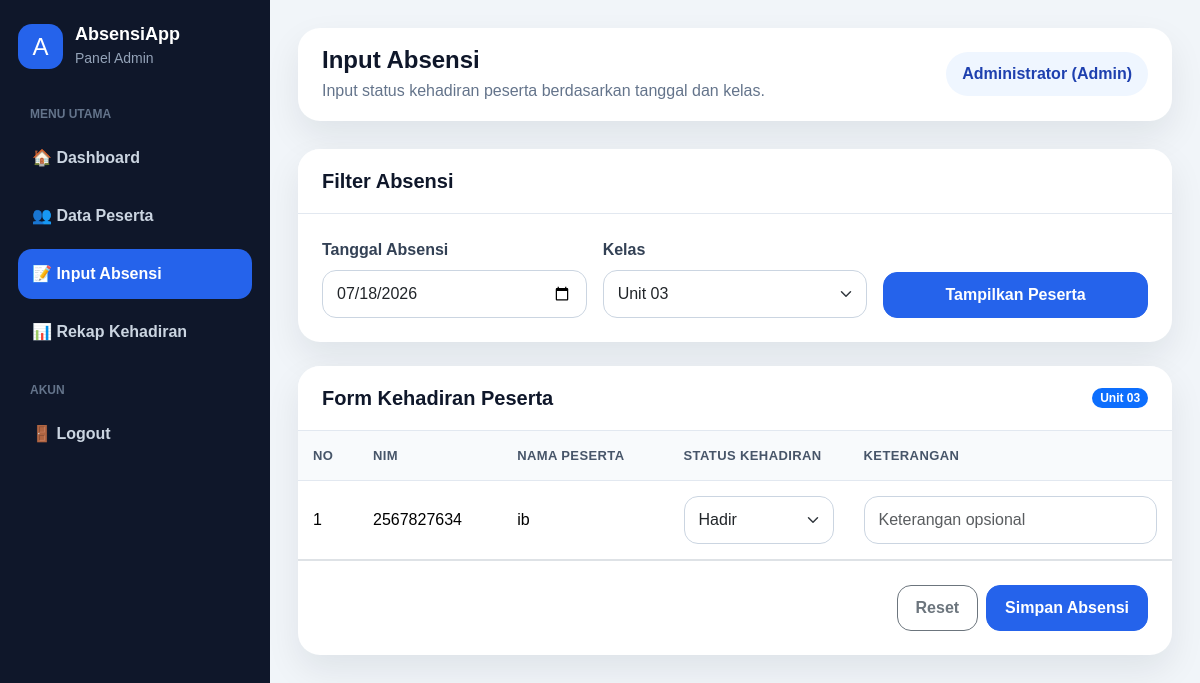
The page /absensi.php?kelas=Unit 03 (signed in) on the database its author committed.
### tables this page shows
CREATE TABLE `peserta` (
  `id_peserta` int(11) NOT NULL,
  `nim` varchar(30) NOT NULL,
  `nama_peserta` varchar(100) NOT NULL,
  `jenis_kelamin` enum('L','P') NOT NULL,
  `kelas` varchar(50) NOT NULL,
  `prodi` varchar(100) DEFAULT NULL,
  `no_hp` varchar(20) DEFAULT NULL,
  `alamat` text DEFAULT NULL,
  `status_peserta` enum('aktif','nonaktif') DEFAULT 'aktif',
  `created_at` timestamp NOT NULL DEFAULT current_timestamp()
);

### absensi.php (the view, shortened to what this page needs)
<?php
include "koneksi.php";
$nama = $_SESSION['nama_lengkap'];
$role = $_SESSION['role'];
$halaman="absensi";
$tanggal = isset($_GET['tanggal']) ? $_GET['tanggal'] : date('Y-m-d');
$kelas = isset($_GET['kelas']) ? $_GET['kelas'] : '';
?>
<!DOCTYPE html>
<html lang="id">
<head>
    <link href="https://cdn.jsdelivr.net/npm/bootstrap@5.3.8/dist/css/bootstrap.min.css" rel="stylesheet">
    <link rel="stylesheet" href="assets/css/style.css">
</head>
<body>
<div class="app-layout">
    <aside class="sidebar">
        <div class="logo">
            <div class="logo-box">A</div>
            <div>
                <h4>AbsensiApp</h4>
                <small>
                Panel <?= ucfirst($role); ?>
                </small>
            </div>
        </div>
        <div class="menu-label">Menu Utama</div>
        <ul class="nav-menu">
        <li>
        <a href="dashboard.php" class="<?= ($halaman=='dashboard')?'active':'' ?>">🏠 Dashboard
        </a>
        </li>
        <?php if ($role == "admin") { ?>
        <li>
            <a href="peserta.php"
            class="<?= ($halaman=='peserta')?'active':'' ?>">
                👥 Data Peserta
            </a>
        </li>
        <?php } ?>
        <li>
        <a href="absensi.php" class="<?= ($halaman=='absensi')?'active':'' ?>">📝 Input Absensi
        </a>
        </li>
        <li>
        <a href="rekap.php" class="<?= ($halaman=='rekap')?'active':'' ?>">📊 Rekap Kehadiran
        </a>
        </li>
        </ul>
        <div class="menu-label">Akun</div>
        <ul class="nav-menu">
            <li><a href="logout.php">🚪 Logout</a></li>
        </ul>
    </aside>
    <main class="main-content">
        <div class="topbar">
    <div>
        <h2>Input Absensi</h2>
        <p>Input status kehadiran peserta berdasarkan tanggal dan kelas.</p>
    </div>
    <div class="user-pill">
        <?= $nama; ?> (<?= ucfirst($role); ?>)
    </div>
</div>
        <div class="content-card mb-4">
            <div class="card-header">
                <h5>Filter Absensi</h5>
            </div>
            <div class="card-body">
                <form method="GET">
                    <div class="row g-3">
                        <div class="col-md-4">
                            <label class="form-label">Tanggal Absensi</label>
                            <input
                            type="date"
                            class="form-control"
                            name="tanggal"
                            value="<?= isset($_GET['tanggal']) ? $_GET['tanggal'] : date('Y-m-d'); ?>">
                        </div>
                        <div class="col-md-4">
                            <label class="form-label">Kelas</label>
                            <select class="form-select" name="kelas">
                            <?php
                            $kelasQuery = mysqli_query($conn,
                            "SELECT DISTINCT kelas FROM peserta
                            WHERE status_peserta='aktif'");
                            while($k = mysqli_fetch_assoc($kelasQuery)){
                            ?>
                            <option value="<?= $k['kelas']; ?>"
                            <?= ($kelas == $k['kelas']) ? 'selected' : ''; ?>>
                            <?= $k['kelas']; ?>
                            </option>
                            <?php } ?>
                            </select>
                        </div>
                        <div class="col-md-4 d-flex align-items-end">
                            <button type="submit" class="btn btn-primary w-100">
                                Tampilkan Peserta
                            </button>
                        </div>
                    </div>
                </form>
            </div>
        </div>
        <div class="content-card">
            <div class="card-header d-flex justify-content-between align-items-center">
                <h5>Form Kehadiran Peserta</h5>
                <span class="badge bg-primary rounded-pill">
                <?= $kelas ? $kelas : 'Belum dipilih'; ?>
                </span>
            </div>
            <div class="card-body p-0">
                <form action="absensi.php" method="post">
                    <div class="table-responsive">
                        <table class="table table-hover">
                            <thead>
                                <tr>
                                    <th width="60">No</th>
                                    <th>NIM</th>
                                    <th>Nama Peserta</th>
                                    <th width="180">Status Kehadiran</th>
                                    <th>Keterangan</th>
                                </tr>
                            </thead>
                            <tbody>
                            <?php if ($kelas == "") { ?>
                                <tr>
                                    <td colspan="5" class="text-center py-4">
                                        Silakan pilih unit terlebih dahulu.
                                    </td>
                                </tr>
                            <?php } else {
                                $no = 1;
                                $data = mysqli_query($conn, "
                                    SELECT * FROM peserta
                                    WHERE kelas='$kelas'
                                    AND status_peserta='aktif'
                                ");
                                while ($d = mysqli_fetch_assoc($data)) {
                                    $cekAbsen = mysqli_query($conn, "
                                        SELECT * FROM absensi
                                        WHERE id_peserta='".$d['id_peserta']."'
                                        AND tanggal='$tanggal'
                                    ");
                                    $absen = mysqli_fetch_assoc($cekAbsen);
                                    $statusAbsen = $absen['status_kehadiran'] ?? 'hadir';
                                    $ket = $absen['keterangan'] ?? '';
                            ?>
                                <tr>
                                    <td><?= $no++; ?></td>
                                    <td><?= $d['nim']; ?></td>
                                    <td><?= $d['nama_peserta']; ?></td>
                                    <td>
                                        <select class="form-select"
                                            name="status[<?= $d['id_peserta']; ?>]">
                                            <option value="hadir"
                                                <?= ($statusAbsen == 'hadir') ? 'selected' : ''; ?>>
                                                Hadir
                                            </option>
                                        </select>
                                    </td>
                                    <td>
                                        <input
                                            type="text"
                                            class="form-control"
                                            name="keterangan[<?= $d['id_peserta']; ?>]"
                                            value="<?= $ket; ?>"
                                            placeholder="Keterangan opsional">
                                    </td>
                                </tr>
                            <?php }
                            } ?>
                        </tbody>
                        </table>
                    </div>
                    <div class="p-4 border-top d-flex justify-content-end gap-2">
                        <button type="reset" class="btn btn-outline-secondary">
                            Reset
                        </button>
                        <?php if ($kelas != "") { ?>
                        <button type="submit" name="simpan" class="btn btn-primary">
                            Simpan Absensi
                        </button>
                        <?php } ?>
                    </div>
                </form>
            </div>
        </div>
    </main>
</div>
</body>
</html>

### assets/css/style.css (style rules this page uses)
:root { --primary: #2563eb; --primary-dark: #1e40af; --secondary: #64748b; --success: #16a34a; --warning: #f59e0b; --danger: #dc2626; --info: #0891b2; --dark: #0f172a; --light: #f8fafc; --soft-blue: #eff6ff; --border: #e2e8f0; --card-shadow: 0 15px 35px rgba(15, 23, 42, 0.08); }
* { box-sizing: border-box; }
body { font-family: Arial, Helvetica, sans-serif; background: #f1f5f9; color: #1e293b; margin: 0; }
a { text-decoration: none; }
.app-layout { display: flex; min-height: 100vh; }
.sidebar { width: 270px; background: #0f172a; color: white; padding: 24px 18px; position: fixed; min-height: 100vh; }
.sidebar .logo { display: flex; align-items: center; gap: 12px; margin-bottom: 35px; }
.logo-box { width: 45px; height: 45px; border-radius: 14px; background: #2563eb; display: flex; align-items: center; justify-content: center; font-size: 24px; }
.sidebar .logo h4 { margin: 0; font-size: 18px; font-weight: 800; }
.sidebar .logo small { color: #94a3b8; }
.menu-label { color: #64748b; font-size: 12px; text-transform: uppercase; font-weight: 700; margin: 24px 12px 10px; }
.nav-menu { list-style: none; padding: 0; margin: 0; }
.nav-menu li { margin-bottom: 8px; }
.nav-menu a { color: #cbd5e1; display: flex; align-items: center; gap: 12px; padding: 13px 14px; border-radius: 14px; font-weight: 600; transition: 0.2s ease; }
.nav-menu a:hover, .nav-menu a.active { background: #2563eb; color: white; }
.main-content { margin-left: 270px; width: calc(100% - 270px); padding: 28px; }
.topbar { background: white; border-radius: 22px; padding: 18px 24px; box-shadow: var(--card-shadow); display: flex; align-items: center; justify-content: space-between; margin-bottom: 28px; }
.topbar h2 { font-weight: 800; font-size: 24px; margin: 0; color: var(--dark); }
.topbar p { margin: 4px 0 0; color: var(--secondary); }
.user-pill { background: var(--soft-blue); color: var(--primary-dark); border-radius: 50px; padding: 10px 16px; font-weight: 700; }
.content-card { background: white; border-radius: 22px; box-shadow: var(--card-shadow); border: 0; overflow: hidden; }
.content-card .card-header { background: white; border-bottom: 1px solid var(--border); padding: 20px 24px; }
.content-card .card-header h5 { margin: 0; font-weight: 800; color: var(--dark); }
.content-card .card-body { padding: 24px; }
.form-label { font-weight: 700; color: #334155; }
.form-control, .form-select { border-radius: 14px; border-color: #cbd5e1; padding: 11px 14px; }
.btn { border-radius: 14px; font-weight: 700; padding: 10px 18px; }
.btn-primary { background: var(--primary); border-color: var(--primary); }
.table { margin-bottom: 0; }
.table thead th { background: #f8fafc; color: #475569; font-size: 13px; text-transform: uppercase; letter-spacing: 0.4px; border-bottom: 1px solid var(--border); }
.table td, .table th { vertical-align: middle; padding: 15px; }

### rows shown on the page
peserta: nim "2567827634", nama_peserta "ib", id_peserta "Hadir"

### other values the page prints
$role "Admin"
$nama "Administrator"
$kelas "Unit 03"
form field kelas "Unit 03"
